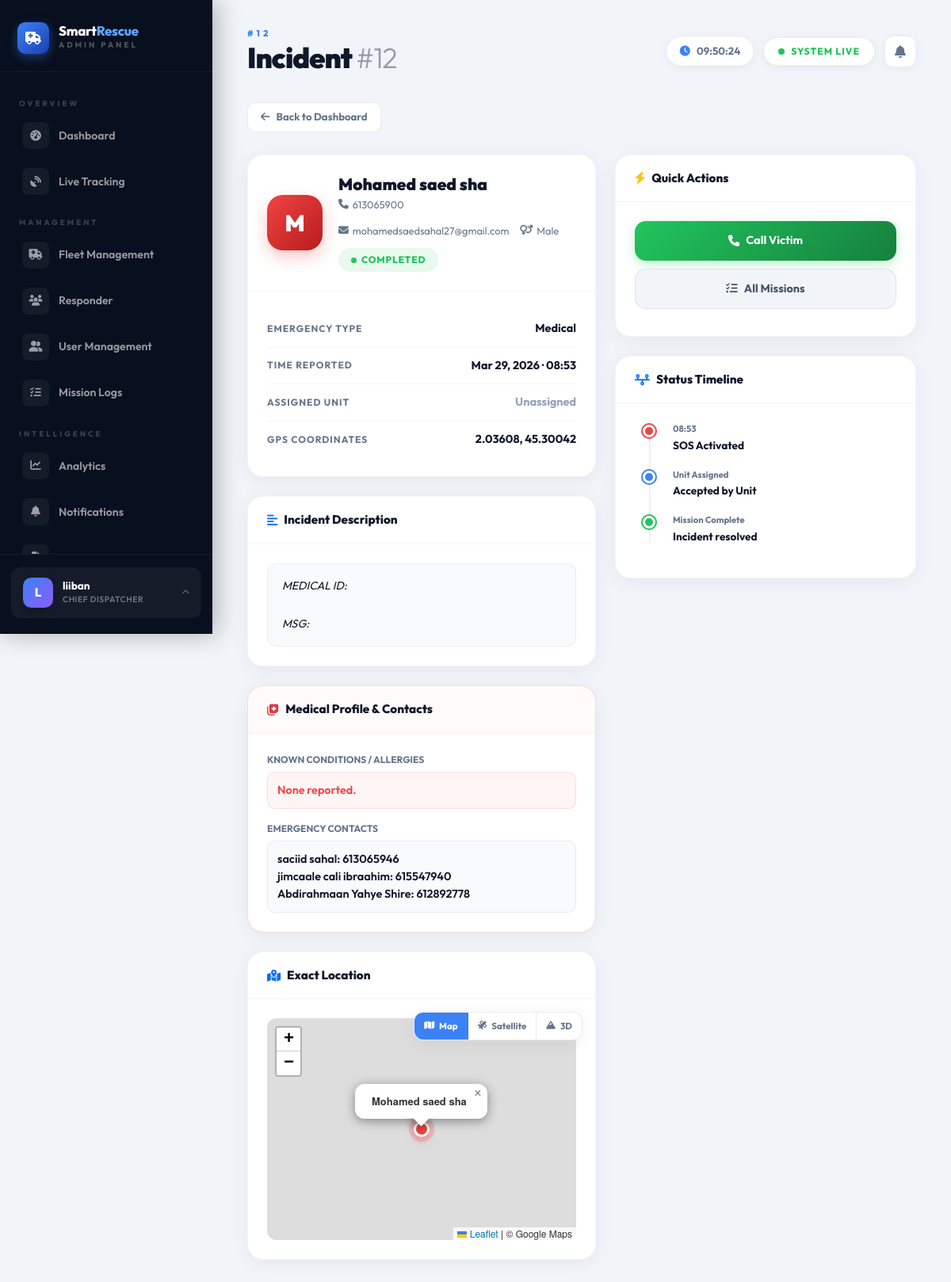
The app's page /admin/incident.php?id=12 (signed in) with its own data.
### tables this page shows
CREATE TABLE `system_settings` (
  `id` int(11) NOT NULL AUTO_INCREMENT,
  `setting_key` varchar(100) DEFAULT NULL,
  `setting_value` text DEFAULT NULL,
  `updated_at` timestamp NOT NULL DEFAULT current_timestamp() ON UPDATE current_timestamp(),
  PRIMARY KEY (`id`),
  UNIQUE KEY `setting_key` (`setting_key`)
);

CREATE TABLE `rescue_requests` (
  `id` int(11) NOT NULL AUTO_INCREMENT,
  `user_id` int(11) NOT NULL,
  `lat` decimal(10,8) DEFAULT NULL,
  `lng` decimal(11,8) DEFAULT NULL,
  `emergency_type` varchar(50) NOT NULL,
  `description` text DEFAULT NULL,
  `evidence_image` varchar(255) DEFAULT NULL,
  `status` varchar(50) DEFAULT 'pending',
  `created_at` timestamp NOT NULL DEFAULT current_timestamp(),
  `assigned_unit_id` int(11) DEFAULT NULL,
  `accuracy` float DEFAULT NULL,
  PRIMARY KEY (`id`)
);

CREATE TABLE `users` (
  `id` int(11) NOT NULL AUTO_INCREMENT,
  `fullname` varchar(100) NOT NULL,
  `phone` varchar(20) NOT NULL,
  `email` varchar(100) NOT NULL,
  `password` varchar(255) NOT NULL,
  `created_at` timestamp NOT NULL DEFAULT current_timestamp(),
  `role` varchar(50) NOT NULL DEFAULT 'user',
  `profile_image` varchar(255) DEFAULT NULL,
  `dark_mode` tinyint(1) DEFAULT 0,
  `medical_info` text DEFAULT NULL,
  `emergency_contacts` text DEFAULT NULL,
  `current_lat` decimal(10,8) DEFAULT NULL,
  `current_lng` decimal(11,8) DEFAULT NULL,
  `location_updated_at` timestamp NOT NULL DEFAULT current_timestamp() ON UPDATE current_timestamp(),
  `language` varchar(10) DEFAULT 'en',
  `date_format` varchar(10) DEFAULT 'dmy',
  `gps_enabled` tinyint(1) DEFAULT 1,
  `share_live_location` tinyint(1) DEFAULT 1,
  `location_history` tinyint(1) DEFAULT 0,
  `vibration_enabled` tinyint(1) DEFAULT 1,
  `notifications_enabled` tinyint(1) DEFAULT 1,
  `gps_access` tinyint(1) DEFAULT 1,
  `live_sos_location` tinyint(1) DEFAULT 1,
  `time_format_24h` tinyint(1) DEFAULT 1,
  `sound_alerts` tinyint(1) DEFAULT 1,
  `emergency_updates` tinyint(1) DEFAULT 1,
  `location_sharing` tinyint(1) DEFAULT 1,
  `auto_gps_tracking` tinyint(1) DEFAULT 1,
  `session_timeout` varchar(20) DEFAULT '30',
  `birth_date` date DEFAULT NULL,
  `gender` varchar(10) DEFAULT NULL,
  `last_session_id` varchar(255) DEFAULT NULL,
  PRIMARY KEY (`id`),
  UNIQUE KEY `email` (`email`)
);

### admin/includes/lang.php (called while the page is built, shortened)
<?php
if (!isset($sys_lang)) {
    $sys_lang = 'en';
    if (isset($conn)) {
        if (function_exists('get_setting')) {
            $sys_lang = get_setting($conn, 'language', 'en');
        } else {
            $_lang_res = mysqli_query($conn, "SELECT setting_value FROM system_settings WHERE setting_key='language' LIMIT 1");
            if ($_lang_res && $_lang_row = mysqli_fetch_assoc($_lang_res)) {
                $sys_lang = $_lang_row['setting_value'] ?: 'en';
            }
        }
    }
}
function t($key) {
    global $translations, $sys_lang;
    $lang = $sys_lang ?? 'en';
    if (isset($translations[$lang][$key])) {
        return $translations[$lang][$key];
    }
    return $key;
}
?>

### admin/incident.php (the view, shortened to what this page needs)
<?php
require_once '../config/db.php';
$id = intval($_GET['id'] ?? 0);
$q = "SELECT r.*, u.fullname as patient_name, u.phone as patient_phone, u.email as patient_email, u.medical_info, u.emergency_contacts, u.birth_date as patient_birth_date, u.gender as patient_gender,
             e.unit_name, e.plate_number, d.fullname as driver_name, d.phone as driver_phone, d.profile_image as driver_image
      FROM rescue_requests r
      JOIN users u ON r.user_id = u.id
      LEFT JOIN emergency_units e ON r.assigned_unit_id = e.id
      LEFT JOIN users d ON e.driver_id = d.id
      WHERE r.id = $id LIMIT 1";
$res = mysqli_query($conn, $q);
$inc = mysqli_fetch_assoc($res);
$statusColors = ['pending'=>'#ef4444','accepted'=>'#3b82f6','completed'=>'#22c55e','cancelled'=>'#94a3b8'];
$statusColor = $statusColors[$inc['status']] ?? '#94a3b8';
?>
<!DOCTYPE html>
<html lang="en">
<head>
<link rel="stylesheet" href="https://cdn.jsdelivr.net/npm/bootstrap@5.3.2/dist/css/bootstrap.min.css">
<link rel="stylesheet" href="https://cdnjs.cloudflare.com/ajax/libs/font-awesome/6.5.0/css/all.min.css">
<link rel="stylesheet" href="https://unpkg.com/leaflet@1.9.4/dist/leaflet.css">
</head>
<body>
<?php include 'includes/sidebar.php'; ?>
<main class="main-wrapper">
<?php $page_title = 'Incident'; $page_subtitle = '#'.$id; include 'includes/topbar.php'; ?>
<a href="index.php" class="back-btn"><i class="fa fa-arrow-left"></i> Back to Dashboard</a>
<div class="incident-layout">
    <div>
        <div class="panel">
            <div class="victim-hero">
                <div class="victim-avatar"><?= strtoupper(substr($inc['patient_name'], 0, 1)) ?></div>
                <div>
                    <div class="victim-name-big"><?= htmlspecialchars($inc['patient_name']) ?></div>
                    <div class="victim-meta">
                        <span><i class="fa fa-phone"></i> <?= htmlspecialchars($inc['patient_phone']) ?></span>
                        <?php if($inc['patient_email']): ?><span><i class="fa fa-envelope"></i> <?= htmlspecialchars($inc['patient_email']) ?></span><?php endif; ?>
                        <?php if($inc['patient_gender']): ?><span><i class="fa fa-venus-mars"></i> <?= htmlspecialchars($inc['patient_gender']) ?></span><?php endif; ?>
                    </div>
                    <div style="margin-top:12px">
                        <span class="status-tag" style="background:<?= $statusColor ?>1a;color:<?= $statusColor ?>">
                            <span style="width:7px;height:7px;border-radius:50%;background:<?= $statusColor ?>"></span>
                            <?= ucfirst($inc['status']) ?>
                        </span>
                    </div>
                </div>
            </div>
            <div class="panel-body">
                <div class="info-row">
                    <span class="info-row-label">Emergency Type</span>
                    <span class="info-row-value"><?= htmlspecialchars($inc['emergency_type'] ?? 'N/A') ?></span>
                </div>
                <div class="info-row">
                    <span class="info-row-label">Time Reported</span>
                    <span class="info-row-value"><?= date('M j, Y · H:i', strtotime($inc['created_at'])) ?></span>
                </div>
                <div class="info-row">
                    <span class="info-row-label">Assigned Unit</span>
                    <span class="info-row-value"><?= $inc['unit_name'] ? htmlspecialchars($inc['unit_name'].' · '.$inc['plate_number']) : '<span style="color:#94a3b8">Unassigned</span>' ?></span>
                </div>
                <div class="info-row">
                    <span class="info-row-label">GPS Coordinates</span>
                    <span class="info-row-value"><?= !empty($inc['lat']) ? round($inc['lat'],5).', '.round($inc['lng'],5) : 'Unknown' ?></span>
                </div>
            </div>
        </div>
        <div class="panel">
            <div class="panel-head"><h5><i class="fa fa-align-left text-primary"></i> Incident Description</h5></div>
            <div class="panel-body">
                <div class="desc-box"><?= !empty($inc['description']) ? nl2br(htmlspecialchars($inc['description'])) : '<span style="color:#94a3b8">No description provided.</span>' ?></div>
            </div>
        </div>
        <div class="panel" style="border-color:rgba(239,68,68,0.2);">
            <div class="panel-head" style="background:rgba(239,68,68,0.02)"><h5><i class="fa fa-notes-medical text-danger"></i> Medical Profile & Contacts</h5></div>
            <div class="panel-body">
                <div style="margin-bottom:16px;">
                    <div style="font-size:0.75rem;font-weight:700;text-transform:uppercase;color:var(--text-muted);margin-bottom:6px;">Known Conditions / Allergies</div>
                    <div style="background:rgba(239,68,68,0.05);border:1px solid rgba(239,68,68,0.15);padding:12px;border-radius:10px;color:#ef4444;font-weight:600;font-size:0.9rem;">
                        <?= !empty($inc['medical_info']) ? nl2br(htmlspecialchars($inc['medical_info'])) : 'None reported.' ?>
                    </div>
                </div>
                <div>
                    <div style="font-size:0.75rem;font-weight:700;text-transform:uppercase;color:var(--text-muted);margin-bottom:6px;">Emergency Contacts</div>
                    <div style="background:#f8fafc;border:1px solid rgba(0,0,0,0.06);padding:12px;border-radius:10px;font-weight:600;font-size:0.9rem;">
                        <?= !empty($inc['emergency_contacts']) ? nl2br(htmlspecialchars($inc['emergency_contacts'])) : 'No contacts listed.' ?>
                    </div>
                </div>
            </div>
        </div>
        <?php if ($inc['lat'] && $inc['lng']): ?>
        <div class="panel">
            <div class="panel-head"><h5><i class="fa fa-map-location-dot text-primary"></i> Exact Location</h5></div>
            <div class="panel-body" style="position:relative;">
                <div id="incident-map"></div>
                <div class="map-layer-controls">
                    <button class="layer-btn active" id="btn-layer-std" onclick="setMapLayer('std')"><i class="fa fa-map"></i> Map</button>
                    <button class="layer-btn" id="btn-layer-sat" onclick="setMapLayer('sat')"><i class="fa fa-satellite"></i> Satellite</button>
                    <button class="layer-btn" id="btn-layer-3d" onclick="setMapLayer('3d')"><i class="fa fa-mountain"></i> 3D</button>
                </div>
            </div>
        </div>
        <?php endif; ?>
    </div>
    <div>
        <div class="panel">
            <div class="panel-head"><h5><i class="fa fa-bolt text-warning"></i> Quick Actions</h5></div>
            <div class="panel-body">
                <a href="tel:<?= $inc['patient_phone'] ?>" class="action-btn action-success">
                    <i class="fa fa-phone"></i> Call Victim
                </a>
                <a href="view-requests.php" class="action-btn action-secondary">
                    <i class="fa fa-list-check"></i> All Missions
                </a>
            </div>
        </div>
        <div class="panel">
            <div class="panel-head"><h5><i class="fa fa-timeline text-primary"></i> Status Timeline</h5></div>
            <div class="panel-body">
                <ul class="timeline">
                    <li class="timeline-item">
                        <div class="timeline-dot" style="color:#ef4444;background:#ef4444"></div>
                        <div class="tl-time"><?= date('H:i', strtotime($inc['created_at'])) ?></div>
                        <div class="tl-label">SOS Activated</div>
                    </li>
                    <?php if ($inc['status'] !== 'pending'): ?>
                    <li class="timeline-item">
                        <div class="timeline-dot" style="color:#3b82f6;background:#3b82f6"></div>
                        <div class="tl-time">Unit Assigned</div>
                        <div class="tl-label">Accepted by <?= htmlspecialchars($inc['unit_name'] ?? 'Unit') ?></div>
                    </li>
                    <?php endif; ?>
                    <?php if ($inc['status'] === 'completed'): ?>
                    <li class="timeline-item">
                        <div class="timeline-dot" style="color:#22c55e;background:#22c55e"></div>
                        <div class="tl-time">Mission Complete</div>
                        <div class="tl-label">Incident resolved</div>
                    </li>
                    <?php endif; ?>
                </ul>
            </div>
        </div>
    </div>
</div>
</body>
</html>

### admin/includes/sidebar.php (shortened to what this page needs)
<?php
$current_page = basename($_SERVER['PHP_SELF']);
function navActive($page, $current) {
    return $page === $current ? 'active' : '';
}
if (!function_exists('t')) {
    require_once __DIR__ . '/lang.php';
}
?>
<aside class="sidebar">
    <a href="index.php" class="sidebar-brand">
        <div class="sidebar-brand-icon"><i class="fa fa-truck-medical"></i></div>
        <div>
            <div class="sidebar-brand-text">Smart<span>Rescue</span></div>
            <div class="sidebar-brand-sub"><?= t('Admin Panel') ?></div>
        </div>
    </a>
    <nav class="sidebar-nav">
        <div class="nav-section-label"><?= t('Overview') ?></div>
        <a href="index.php" class="nav-item-link <?= navActive('index.php', $current_page) ?>">
            <span class="nav-icon"><i class="fa fa-gauge-high"></i></span>
            <?= t('Dashboard') ?>
        </a>
        <a href="live-tracking.php" class="nav-item-link <?= navActive('live-tracking.php', $current_page) ?>">
            <span class="nav-icon"><i class="fa fa-satellite-dish"></i></span>
            <?= t('Live Tracking') ?>
        </a>
        <div class="nav-section-label"><?= t('Management') ?></div>
        <a href="fleet.php" class="nav-item-link <?= navActive('fleet.php', $current_page) ?>">
            <span class="nav-icon"><i class="fa fa-truck-medical"></i></span>
            <?= t('Fleet Management') ?>
        </a>
        <a href="team.php" class="nav-item-link <?= navActive('team.php', $current_page) ?>">
            <span class="nav-icon"><i class="fa fa-users"></i></span>
            <?= t('Responder') ?>
        </a>
        <a href="users.php" class="nav-item-link <?= navActive('users.php', $current_page) ?>">
            <span class="nav-icon"><i class="fa fa-user-group"></i></span>
            <?= t('User Management') ?>
        </a>
        <a href="view-requests.php" class="nav-item-link <?= navActive('view-requests.php', $current_page) ?>">
            <span class="nav-icon"><i class="fa fa-list-check"></i></span>
            <?= t('Mission Logs') ?>
        </a>
        <div class="nav-section-label"><?= t('Intelligence') ?></div>
        <a href="analytics.php" class="nav-item-link <?= navActive('analytics.php', $current_page) ?>">
            <span class="nav-icon"><i class="fa fa-chart-line"></i></span>
            <?= t('Analytics') ?>
        </a>
        <a href="notifications.php" class="nav-item-link <?= navActive('notifications.php', $current_page) ?>">
            <span class="nav-icon"><i class="fa fa-bell"></i></span>
            <?= t('Notifications') ?>
        </a>
        <a href="reports.php" class="nav-item-link <?= navActive('reports.php', $current_page) ?>">
            <span class="nav-icon"><i class="fa fa-file-lines"></i></span>
        </a>
    </nav>
    <div class="sidebar-footer">
        <div class="profile-dropdown-wrapper" id="pddWrapper">
            <div class="admin-profile-card" id="pddTrigger" role="button" aria-haspopup="true" aria-expanded="false">
                <div style="display:flex; align-items:center; gap:12px;">
                    <div class="admin-avatar">
                        <?php if(!empty($_SESSION['profile_image'])): ?>
                            <img src="../<?= htmlspecialchars($_SESSION['profile_image']) ?>" style="width:100%;height:100%;object-fit:cover;" alt="avatar">
                        <?php else: ?>
                            <?= strtoupper(substr($_SESSION['fullname'] ?? 'A', 0, 1)) ?>
                        <?php endif; ?>
                    </div>
                    <div>
                        <div class="admin-name"><?= htmlspecialchars($_SESSION['fullname'] ?? 'Admin') ?></div>
                        <div class="admin-role">Chief Dispatcher</div>
                    </div>
                </div>
                <i class="fa fa-chevron-up pdd-chevron" aria-hidden="true"></i>
            </div>
        </div>
    </div>
</aside>

### records on screen
system_settings: setting_value "ADMIN PANEL", setting_value "OVERVIEW", setting_value "Dashboard", setting_value "Live Tracking", setting_value "MANAGEMENT", setting_value "Fleet Management", setting_value "Responder", setting_value "User Management", setting_value "Mission Logs", setting_value "INTELLIGENCE", setting_value "Analytics", setting_value "Notifications"
rescue_requests: user.fullname "M", user.fullname "Mohamed saed sha", user.phone "613065900", user.email "mohamedsaedsahal27@gmail.com", user.gender "Male", status "COMPLETED", emergency_type "Medical", created_at "Mar 29, 2026 · 08:53", lat "2.03608", lng "45.30042", description "MEDICAL ID: MSG:", user.emergency_contacts "saciid sahal: 613065946 jimcaale cali ibraahim: 615547940 Abdirahmaan Yahye Shire: 612892778", created_at "08:53"

### other values on screen
substr($_SESSION['fullname'] ?? 'A', 0, 1) "L"
$_SESSION['fullname'] "liiban"
$page_subtitle "#12"
$page_title "Incident"
$inc['unit_name'] "Unit"
